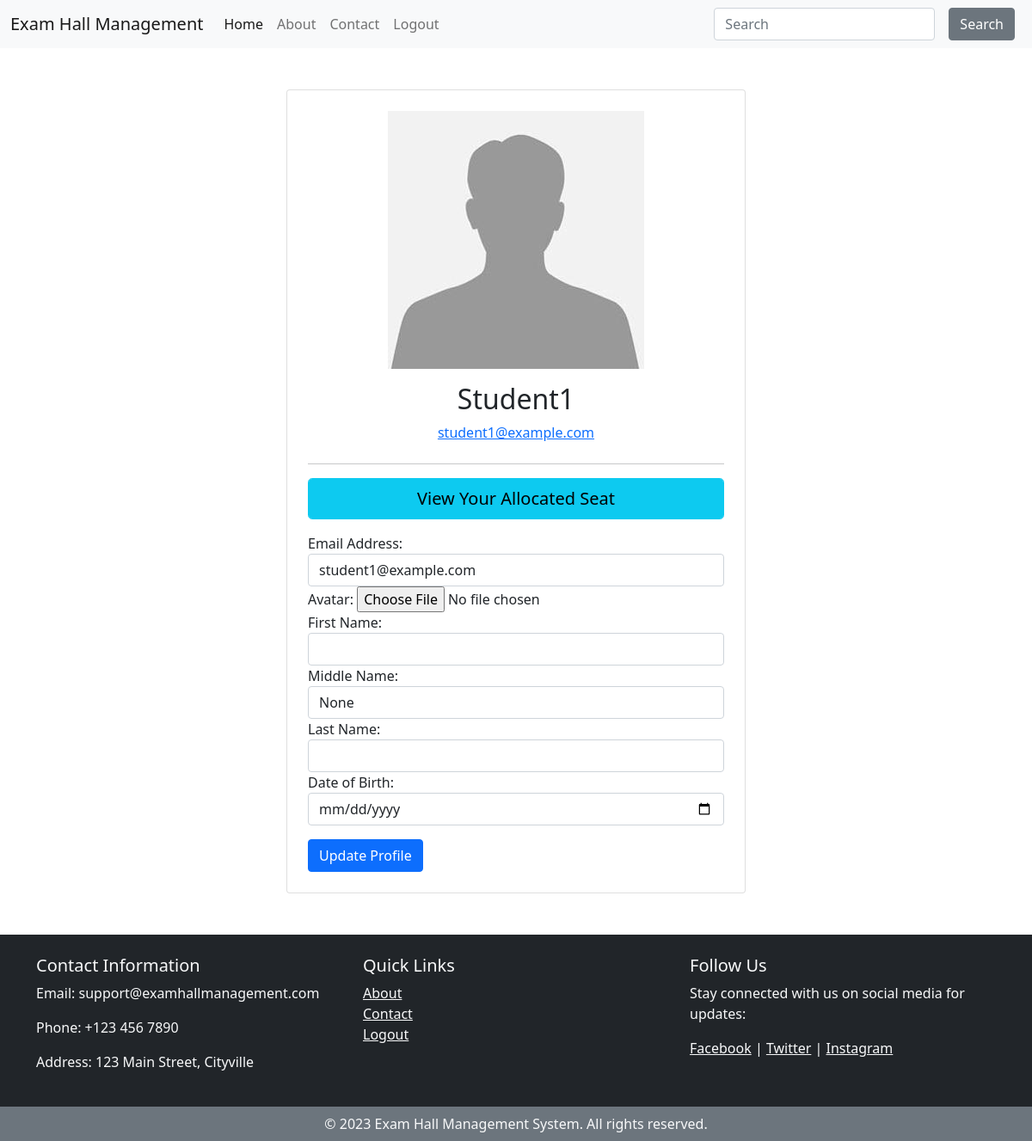
Page /accounts/profile/ (signed in) on the committed database.
### accounts/models.py (models this page shows, shortened)
class CustomUser(AbstractUser):
    email = models.EmailField(unique=True)
    first_name = models.CharField(max_length=30)
    middle_name = models.CharField(max_length=30, blank=True, null=True)
    last_name = models.CharField(max_length=30)
    date_of_birth = models.DateField(null=True, blank=True)
    user_type = models.CharField(max_length=20, verbose_name="User Type")
    slug = models.SlugField(unique=True, blank=True, null=True)
    objects = CustomUserManager()

class Profile(models.Model):
    user = models.OneToOneField(CustomUser, on_delete=models.CASCADE)
    avatar = models.ImageField(
        default='avatar.jpg', # default avatar
        upload_to='profile_avatars' # dir to store the image
    )

### accounts/views.py (the view, shortened to what this page needs)
# urls.py: path('profile/', ProfileView.as_view(), name='profile'),
class ProfileView(LoginRequiredMixin, View):
    def get(self, request):
        user_form = UserUpdateForm(instance=request.user)
        try:
            profile = request.user.profile
        except Profile.DoesNotExist:
            profile = Profile(user=request.user)
            profile.save()
        profile_form = ProfileUpdateForm(instance=profile)
        context = {
            'user_form': user_form,
            'profile_form': profile_form
        }
        return render(request, 'accounts/profile.html', context)

### accounts/forms.py (shortened to what this page needs)
class UserUpdateForm(forms.ModelForm):
    class Meta:
        model = CustomUser
        fields = ['email', 'first_name', 'middle_name', 'last_name', 'date_of_birth']

class ProfileUpdateForm(forms.ModelForm):
    class Meta:
        model = Profile
        fields = ['avatar']

### accounts/templates/accounts/profile.html (shortened to what this page needs)
{% extends 'base.html' %}
{% block content %}
<div class="container">
    <div class="row justify-content-center mt-5">
        <div class="col-md-6">
            <div class="card p-4">
                <form method="post" action="{% url 'accounts:profile' %}" enctype="multipart/form-data">
                    <div class="text-center mb-4">
                        {% if user.profile %}
                            <img src="{{ user.profile.avatar.url }}" alt="{{ user.username }}" class="avatar img-fluid"
                                accept=".jpg, .jpeg, .png" />
                        {% endif %}
                        <h2 class="mt-3">{{ user.username | title }}</h2>
                        <p><a href="mailto:{{ user.email }}">{{ user.email }}</a></p>
                    </div>
                    <hr>
                    <div class="form-group">
                        <p><a class="form-control btn btn-info btn-lg " href="{% url 'main:student_seat' %}">
                                View Your Allocated Seat
                            </a>
                        </p>
                    </div>
                    <div class="form-group">
                        <label for="email">Email Address:</label>
                        <input type="email" id="email" name="email" value="{{ user.email }}" class="form-control" required>
                    </div>
                    <div class="form-group">
                        <label for="avatar">Avatar:</label>
                        <input type="file" name="avatar" id="avatar" class="form-control-file">
                    </div>
                    <div class="form-group">
                        <label for="first_name">First Name:</label>
                        <input type="text" id="first_name" name="first_name" value="{{ user.first_name }}" class="form-control">
                    </div>
                    <div class="form-group">
                        <label for="middle_name">Middle Name:</label>
                        <input type="text" id="middle_name" name="middle_name" value="{{ user.middle_name }}" class="form-control">
                    </div>
                    <div class="form-group">
                        <label for="last_name">Last Name:</label>
                        <input type="text" id="last_name" name="last_name" value="{{ user.last_name }}" class="form-control">
                    </div>
                    <div class="form-group">
                        <label for="date_of_birth">Date of Birth:</label>
                        {% if user.date_of_birth %}
                            <input type="date" id="date_of_birth" name="date_of_birth" min="2003-04-01"
                            value="{{ user.date_of_birth|date:'Y-m-d' }}" class="form-control">
                        {% else %}
                            <input type="date" id="date_of_birth" name="date_of_birth"
                            min="2003-04-01" placeholder="dd-mm-yyyy" class="form-control">
                        {% endif %}
                    </div>
                    <button type="submit" class="btn btn-primary btn-block mt-3">Update Profile</button>
                </form>
            </div>
        </div>
    </div>
</div>
{% endblock content %}

### rows in the picture
CustomUser: profile.avatar (placeholder picture), username "Student1", email "student1@example.com", middle_name "None"
